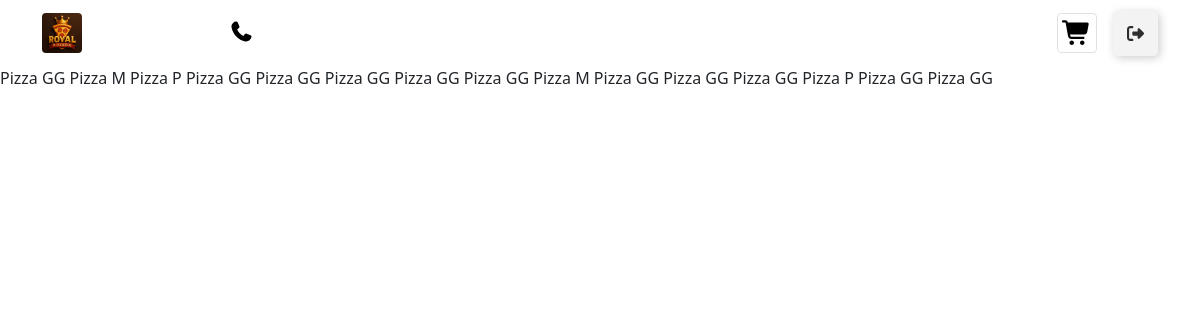
The app's page /pagina_test/ with its own data.
### core/models.py (models this page shows, shortened)
class Pizza(models.Model):
    tamanho = models.ForeignKey(Tamanho, on_delete=models.CASCADE)
    observacoes = models.TextField(blank=True, null=True)
    sabores = models.ManyToManyField(Sabor, through='PizzaSabor', blank=True)
    def __str__(self):
        return f"{self.tamanho.nome}"

class Tamanho(models.Model):
    nome = models.CharField(max_length=50)
    max_sabores = models.PositiveIntegerField(default=1)
    preco = models.DecimalField(max_digits=6, decimal_places=2)  # <-- preço da pizza deste tamanho

### core/views.py (the view)
# urls.py: path('pagina_test/', views.pagina_teste, name='teste'),
def pagina_teste(request):
    template_name = 'pagina_test.html'
    pizzas = Pizza.objects.all()
    return render(request, template_name, {'pizzas': pizzas})

### templates/pagina_test.html
{% extends 'base.html' %}
{% load static %}
{% block content %}
{% for x in pizzas %}
  {{ x }}
{% endfor %}
{% endblock content %}

### records on screen
Pizza: tamanho.nome "Pizza GG"
Pizza: tamanho.nome "Pizza M"
Pizza: tamanho.nome "Pizza P"
Pizza: tamanho.nome "Pizza GG"
Pizza: tamanho.nome "Pizza GG"
Pizza: tamanho.nome "Pizza GG"
Pizza: tamanho.nome "Pizza GG"
Pizza: tamanho.nome "Pizza GG"
Pizza: tamanho.nome "Pizza M"
Pizza: tamanho.nome "Pizza GG"
Pizza: tamanho.nome "Pizza GG"
Pizza: tamanho.nome "Pizza GG"
Pizza: tamanho.nome "Pizza P"
Pizza: tamanho.nome "Pizza GG"
Pizza: tamanho.nome "Pizza GG"
